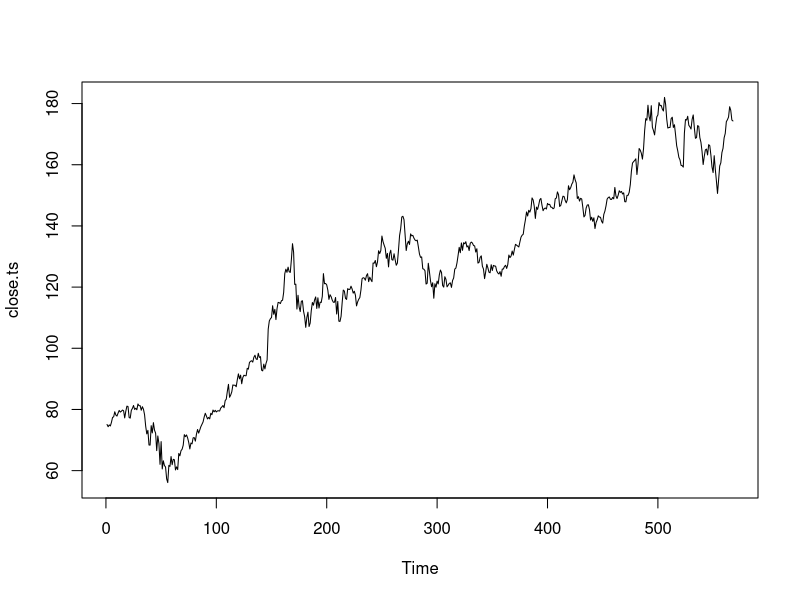
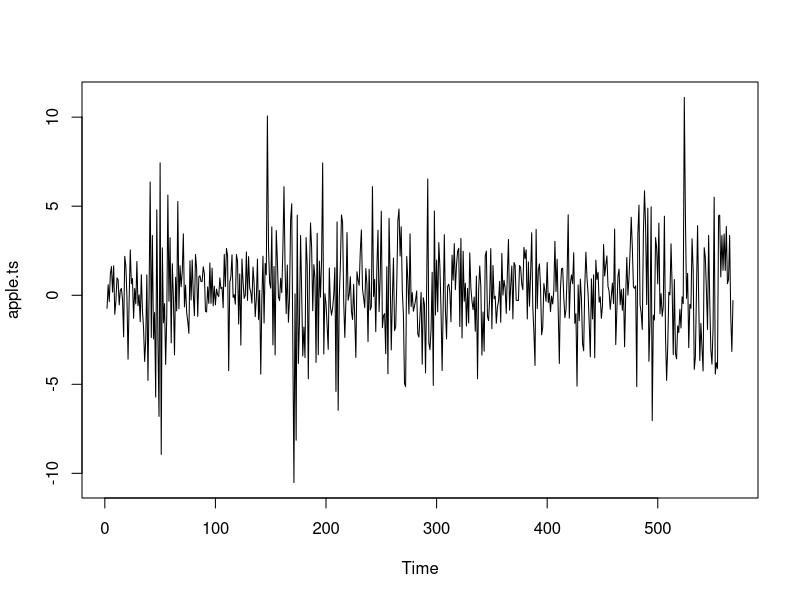
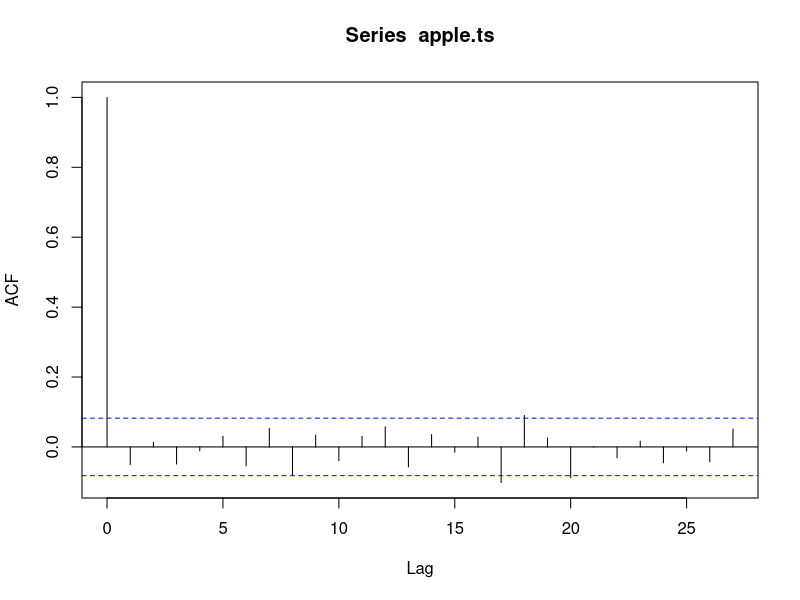
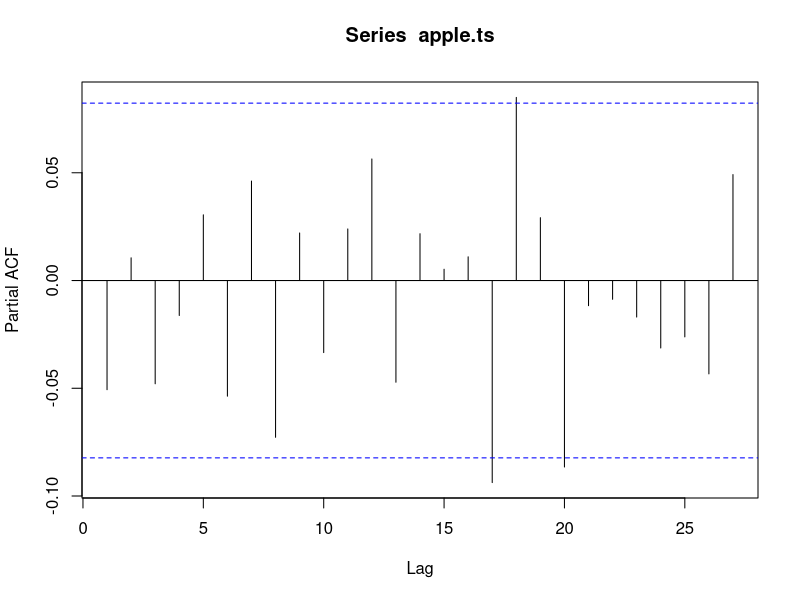
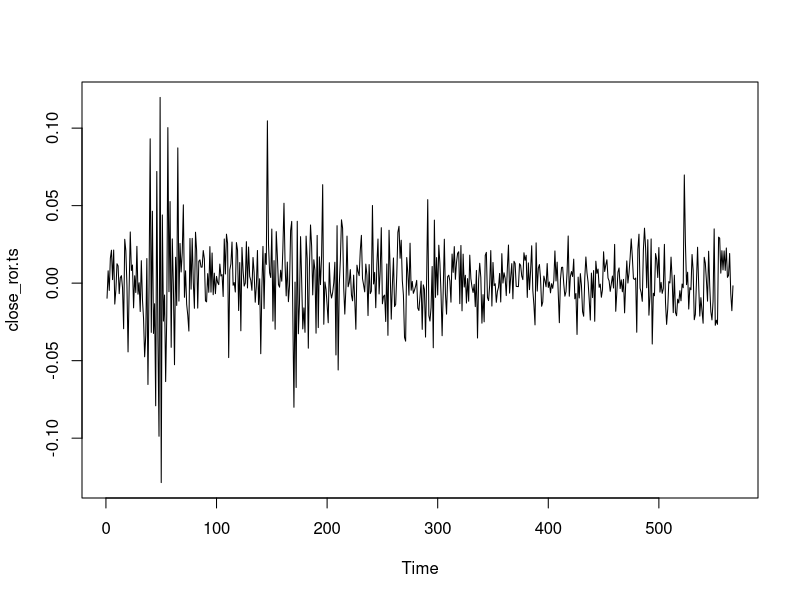
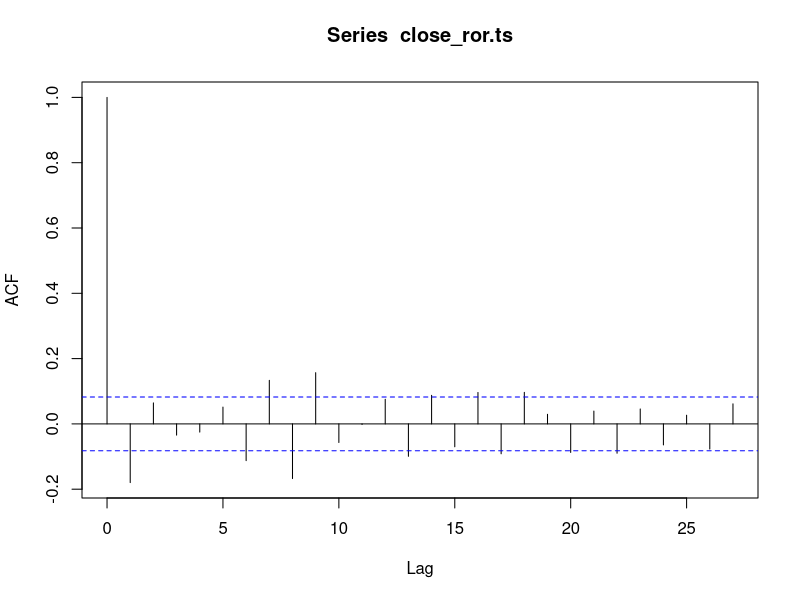
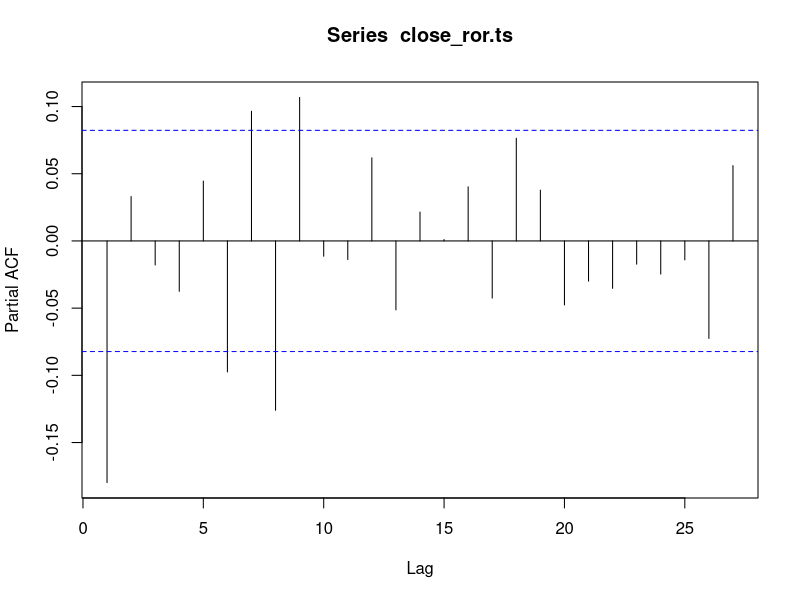
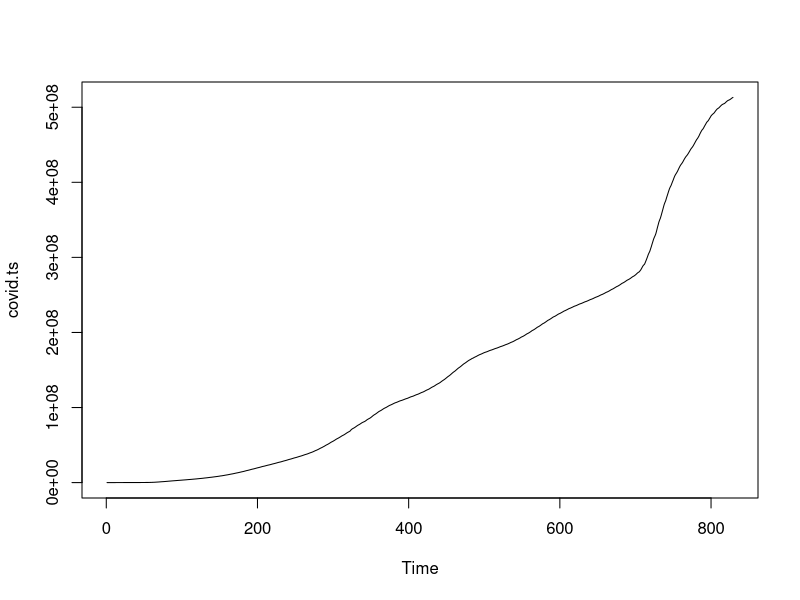

Recreate these plots in R, in order.
setwd("D:/WEN/1102course/Time Series Analysis/project/time-series-final-project")
# Dataset:
# https://www.kaggle.com/datasets/parisrohan/faang-stocks-covid190101202004012022
# If there is problem showing the graph:
dev.off()
par("mar")
#par(mar=c(1,1,1,1))

library(tidyverse)
data <- read.csv("faang_stocks_pandemic_data.csv")
data <- as_tibble(data)
head(data)
# Extract the closing price of Apple and stores in variable "close"
close <- data %>% filter(Name == "Apple") %>% pull(Close)
length(close) # There are 568 observations

# Initialize a time series object
close.ts <- ts(close)
plot(close.ts)


# Test for stationarity
library(tseries)
adf.test(close.ts) # Not stationary

# Differencing one time
apple.ts <- diff(close.ts)
plot(apple.ts) # may be stationary ?
adf.test(apple.ts) 
# p-value 0.01 we may reject null hypothesis 
# that the time series is not stationary

# Choose parameters based on ACF and PACF
acfplot <- acf(apple.ts, plot = F)
pacfplot <- pacf(apple.ts, plot = F)
plot(acfplot) # The ACF of apple.ts cuts off after lag 0
plot(pacfplot) # The PACF of apple.ts tails off

#try both Rate of Return and log(Rate of Return)
close_ror <- diff(close)/close[-568]
#log_ror <- log(close_ror) #it will produce some NaNs if we use log()
#sum(is.na(log_ror))=267
close_ror.ts <- ts(close_ror)
plot(close_ror.ts)

adf.test(close_ror.ts) #p-value=0.01
acf_ror <- acf(close_ror.ts) # The ACF of close_ror.ts cuts off after lag 1?
pacf_ror <- pacf(close_ror.ts) # The PACF of close_ror.ts tails off
#it seems better if we turn the closing price to RoR

library(forecast)
auto.arima(close_ror.ts) #ARIMA(1,0,0)

#try some different data that we might use
#download from: https://github.com/CSSEGISandData/COVID-19/tree/master/csse_covid_19_data/csse_covid_19_time_series
library("dplyr")
covid <- read_csv("time_series_covid19_confirmed_global.csv")
covid <- covid[,c(-1:-4)]
covid_total <- apply(covid, 2, sum)
covid.ts <- ts(covid_total)
plot(covid.ts)# Not stationary

#refer to result of 
auto.arima(covid.ts) #ARIMA(3,2,4) 

#differencing once
d_covid.ts <- diff(covid.ts)
plot(d_covid.ts) 
adf.test(d_covid.ts) #p-value = 0.0129
#differencing twice
d_covid.ts <- diff(d_covid.ts)
plot(d_covid.ts) #this graph seems better
adf.test(d_covid.ts) #p-value = 0.01
#d=1? d=2?

acf_covid <- acf(d_covid.ts,150) # The ACF of d_covid.ts tails off
pacf_covid <- pacf(d_covid.ts) # The PACF of d_covid.ts tails off?

#arima(covid.ts, order=c(3,2,3)) 
#i have some questions about selecting (p,d,q)
#and i'm not sure whether the data is a better choice